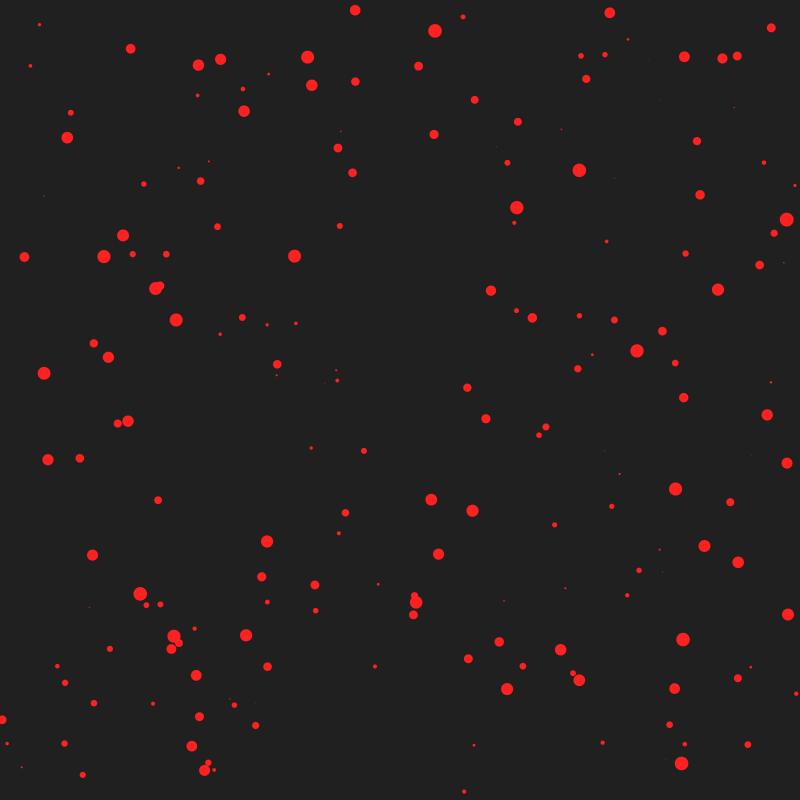
Frame 1 (no input)
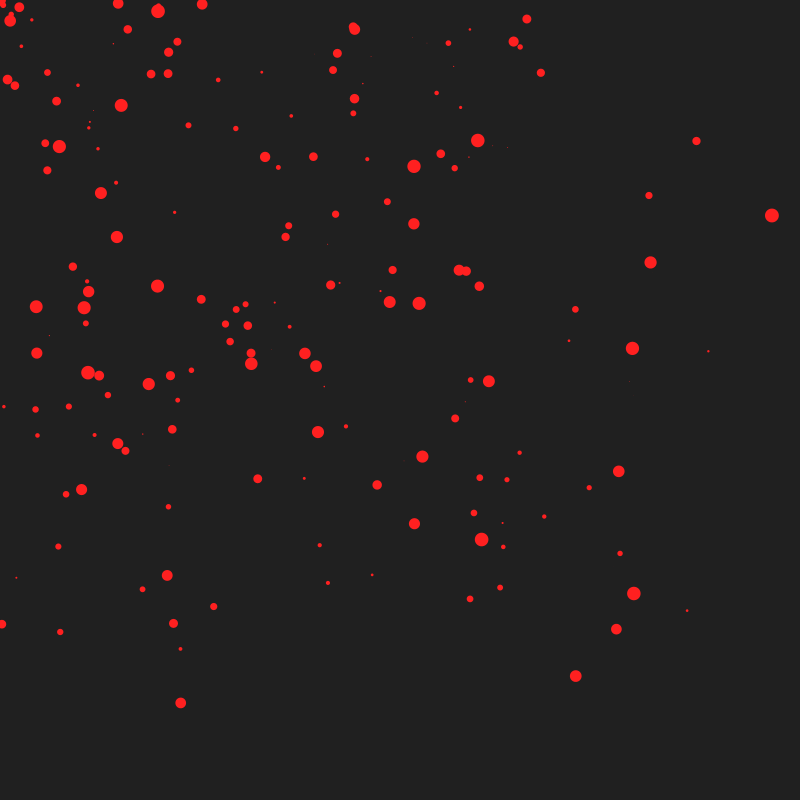
Frame 60 (the mouse pressed at the canvas centre just before this capture)
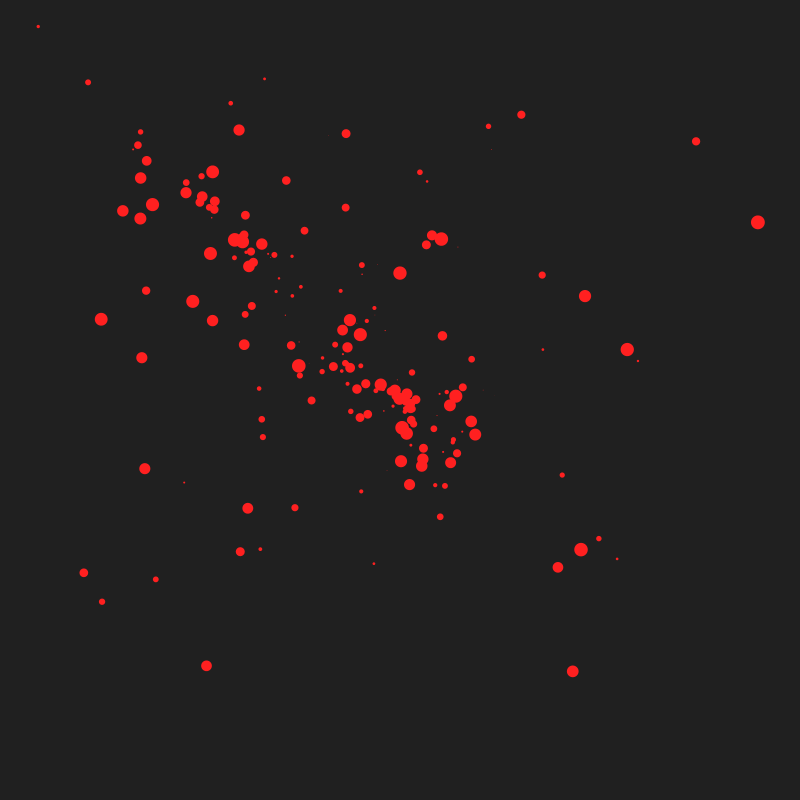
Frame 120 (the mouse held since frame 60 and released just before this capture)

The Processing sketch that drew these frames (run headless with seeded random() and noise(); from frame 60 on, the mouse is pressed at the canvas centre):

// Processing sketch: processing_83559
// ── processing_83559.pde

Mover[] mover = new Mover[200];

void setup() {
  size(800, 800);


  for (int i= 0; i < mover.length; i++) {
    mover[i] = new Mover();
  }
}

void draw() {
  background(32);
  noStroke();
  smooth();
  for (int i = 0; i < mover.length; i++) {
    mover[i].update();
    mover[i].display();
  }
}

class Mover {

  PVector location;
  PVector velocity;
  PVector acceleration;
  PVector mouse;
  PVector dir;
  float ballSize;
  float topSpeed;

  Mover() {
    location = new PVector(random(width), random(height));
    velocity = new PVector(0,0);
    mouse = new PVector();
    dir = new PVector();
    ballSize = random(14);
    topSpeed = random(8);
  }

  void update() {
    mouse.set(mouseX,mouseY,0);
    dir = PVector.sub(mouse, location);
    dir.normalize();     // Normalize
    dir.mult(0.5);       // Scale 
    acceleration = dir;  // Set to acceleration
    
    velocity.add(acceleration);
    velocity.limit(topSpeed);
    location.add(velocity);
    
    //velocity.add(dir);
    
    
  }

  void display () {
    fill(255,32,32);
    ellipse(location.x, location.y, ballSize, ballSize);
  }
}
